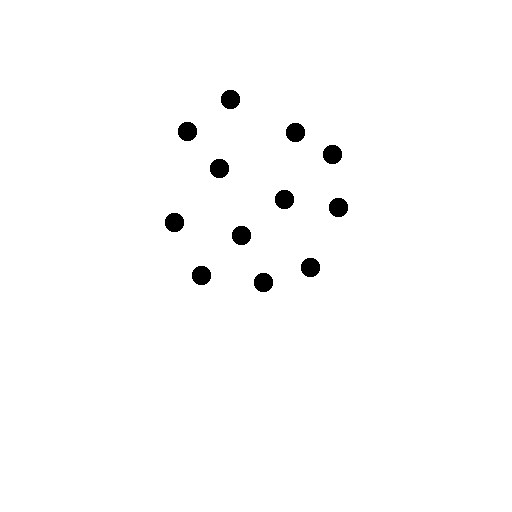
#> input picture 10-15 Single Speckle Test.png, 512 x 512 px
$ python 15-10-16_png_import.py
#> lines starting #> are read from the running program, lines starting #| are printed output that depends on the picture; after the words box and inside, x2 and y2 are one past the last pixel; in counts of white or black regions, pixels touching at a corner belong together
### speckle_fns.py
"""

    Functions for processing speckle images

    Niels Smidth - 10/16/15
"""

# Import Modules
import matplotlib.pyplot as plt
import numpy as np
from scipy.fftpack import fft2,ifft2, fftshift
from astropy.io import fits


# fits_import()
# Queries user for FITS file to import, imports FITS file,
#  optionally prints info/headers, and returns data. Assumes
#  that data is contained in primary HDU
#
# Args:
#  file_path : filepath of FITS file to be opened
#  printInfo : set to TRUE to print FITS file info
#  printHeaders : set to TRUE to print FITS file headers
#
# Returns data block from primary HDU
#
# [19 lines left out: function fits_import, not called in this run]

# preprocess()
# Performs a similar pre-processing on FITS images as PS3
#  Each Image -> FFT (spectrum) -> magnitude^2 (PSD) -> Averaged
#
# Args:
#  fitsData : Array of data to be pre-processed. Assume it is in
#   following form, 100x512x512 for 100 square images
#
# Returns averaged PSD array
def preprocess(fitsData):
    # Checking if FITS data is an array of images
    if (len(fitsData.shape) == 3):
        # Generate empty array the size of an image to be used to accumulate
        #  PSD values before averaging.
        psdSum = np.zeros(fitsData.shape[1:3])

        # Looping through all images in cube
        for index,img in enumerate(fitsData[:]):

            # Print current file being processed
            print("Processing Image #: ",(index+1))

            # FFT function requires little-endian data, so casting it
            imgStar = img.astype(float)

            ## Preprocessing of data
            # Take FFT of images, this gives us complex numbers
            fftStar = fft2(imgStar)

            # Calculate 2D power spectrum
            # This gives us only real values as
            absStar = np.abs( fftStar)
            psdStar = absStar**2

            # Accumulate current PSD value
            psdSum = np.add(psdSum,psdStar)

        # Divide by # of images to calculate average
        psdAvg = np.divide(psdSum,fitsData.shape[0])

        # Normalizing FFT
        # Divide by (#pixels)^2 after calculating PSD rather than
        #  each FFT(image) by #pixels in order to execute quicker
        psdAvg = np.divide(psdAvg, (psdAvg.size)**2)

    #Otherwise if FITS data is only one image
    elif (len(fitsData.shape) == 2):
        # FFT function requires little-endian data, so casting it
        imgStar = fitsData.astype(float)

        ## Preprocessing of data
        # Take FFT of images, this gives us complex numbers
        fftStar = fft2(imgStar)

        # Normalizing FFT
        fftStar = np.divide(fftStar,fftStar.size)

        # Calculate 2D power spectrum
        # This gives us only real values as
        absStar = np.abs( fftStar)
        psdAvg = absStar**2

    return psdAvg

# postprocess()
#
# Brings the averaged PSD image back to an autocorrelation image
#
# Args:
#  psdAvg : PSD to be converted
#
# Returns autocorrelation image
def postprocess( psdAvg ):
    # Because we normalized after FFT by multiplying by 1/N^2, and ifft
    #  function does this as well, we need to multiply by N^2 before ifft
    #  to prevent performing normalization twice
    psdAvg = psdAvg*(psdAvg.size)

    # Do iFFT on PSD's, bringing back to spatial domain
    # This should give us the autocorrelations of original images
    acorrStar = ifft2(psdAvg)

    # Taking iFFT of PSD (all real values) results in complex valued output
    #  Must view the magnitude of the output
    #  Doing FFTshift to move eyes of autocorrelation near center
    acorrStar = np.abs(fftshift(acorrStar))
    # Taking iFFT of PSD (all real values) results in complex valued output
    #  Must view the magnitude of the output

    return acorrStar

# print_star()
#
# Display image of all the important data for a star
#
# Args:
#  imgStar : A spatial domain image of star for reference
#  psdAvg : Averaged PSD of star
#  acorrStar : Autocorrelation of a star
def print_star(imgStar, psdAvg, acorrStar):
    # View images
    plt.figure(figsize=(9,3),dpi=120)
    plt.subplot(1,3,1)
    plt.imshow(imgStar)
    plt.title('Ex Star Image')

    plt.subplot(1,3,2)
    plt.imshow(fftshift( np.log10(1+psdAvg)) )
    plt.title('Avg Star PSD')


    plt.subplot(1,3,3)
    plt.imshow(np.abs(acorrStar))
    plt.title('Autocorrelation')
    plt.colorbar()

    plt.show()

# fits_generate()
#
# Args:
#  filename : Filename for FITS file to be generated, must be of
#              format "xxxx.fits"
#  data : Numpy Array to be used as FITS primary HDU data
# [45 lines left out: functions fits_generate, deconv0, not called in this run]

# deconv1()
#
# Deconvolve a single reference star from binary star.
#  This method adds a small value to single star image to
#  prevent divide by zero problems
#
# Args:
#  psdDoubleStar : numpy array of average PSD of double star
#  psdSingleStar : numpy array of average PSD of single star
#
# Returns deconvolved PSD
def deconv1(psdDoubleStar, psdSingleStar, constant = 0.001):

    # Divide double PSD by modified reference single PSD to deconvolve
    psdDeconv = np.divide(psdDoubleStar, (psdSingleStar+constant))

    return psdDeconv

# circ_filter1()
#
# Create a frequency domain filter image
#  Rotates a 1D filter function around the (0,0) point
#  in order to turn it into a 2D filter
#
# Args:
#  radius : Radius of filter, all zeros outside this radius
#  size : Dim of square filter, set as same as image to be filtered
#  filter_fn : Takes single argument (radius), returns a single
#   number, the freq response at that radius/freq
#
# Returns filter image
# [163 lines left out: functions circ_filter1, filter_interference, filter_lpf, filter_hpf, fits_view, not called in this run]

### 15-10-16_png_import.py
"""
    To test deconvolution, it is easiest to use some image files
    that I know will produce nice deconvolution results.

    Niels Smidth - 10/16/15
"""

# Import Modules
import matplotlib.pyplot as plt
import matplotlib.image as mpimg
import numpy as np
from speckle_fns import preprocess,postprocess,print_star
from speckle_fns import deconv1

# Import images
imgSingleStar = mpimg.imread('10-15 Single Speckle Test.png')
#> imgSingleStar is the input picture: shape (512, 512, 4) float32; mean R, G, B, A 0.987, 0.987, 0.987, 1
imgDoubleStar = mpimg.imread('10-15 Binary Speckle Test.png')
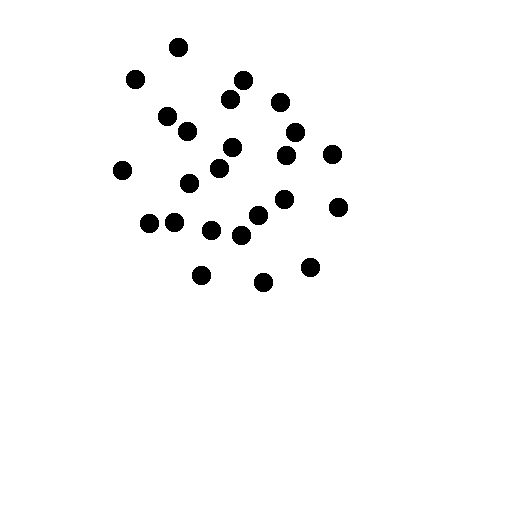
#> input picture 10-15 Binary Speckle Test.png, 512 x 512 px
#> imgDoubleStar is the input picture: shape (512, 512, 4) float32; mean R, G, B, A 0.973, 0.973, 0.973, 1

# Only use one channel of these B/W images
imgSingleStar = imgSingleStar[:,:,1]
#> imgSingleStar: shape (512, 512) float32; values 0 (black) and 1 (white), 98.7% white; 12 black regions, largest, box (x1, y1, x2, y2) and area: (221, 90, 240, 109) 293, (178, 122, 197, 141) 293, (286, 123, 305, 142) 293
imgDoubleStar = imgDoubleStar[:,:,1]
#> imgDoubleStar: shape (512, 512) float32; values 0 (black) and 1 (white), 97.3% white; 24 black regions, largest, box (x1, y1, x2, y2) and area: (169, 38, 188, 57) 293, (126, 70, 145, 89) 293, (234, 71, 253, 90) 293

# Perform preprocessing on both images
psdSingleStar = preprocess( imgSingleStar )
psdDoubleStar = preprocess( imgDoubleStar )

# Perform deconvolution on images
constant = 0.001
psdDeconv1 = deconv1(psdDoubleStar, psdSingleStar, constant)

# Perform postprocessing on images
acorrSingleStar = postprocess( psdSingleStar )
acorrDoubleStar = postprocess( psdDoubleStar )
acorrDeconv1 = postprocess( psdDeconv1 )
#> in postprocess (call 3), `acorrStar = np.abs(fftshift(acorrStar))`:
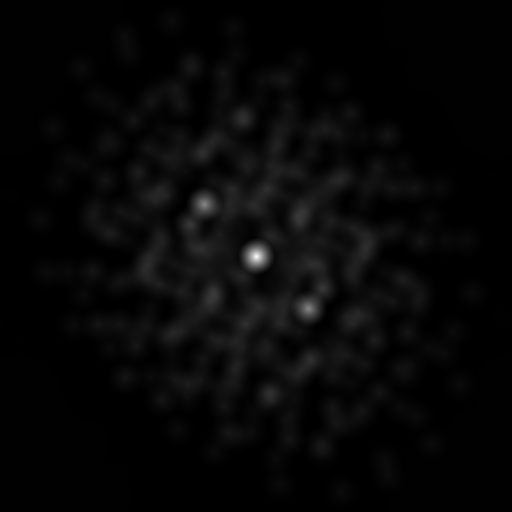
#> acorrStar: shape (512, 512) float64; min 0.22, max 26.64, mean 1; drawn with min black and max white

# View images
printImg = input("Print star images (y/n)?   ")
#> the answer given: y
if (printImg.lower() == "y"):
    print_star(imgSingleStar, psdSingleStar, acorrSingleStar)
#> in print_star, `plt.show()`:
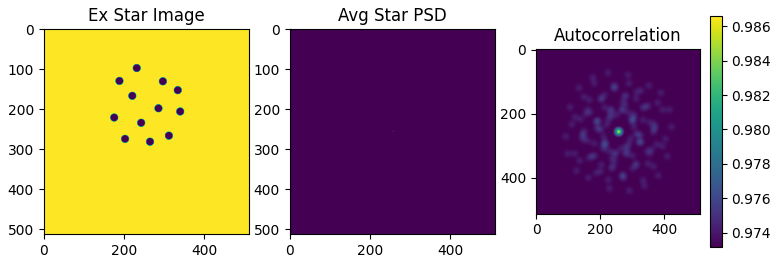
#> figure drawn by matplotlib, 4 panels
    print_star(imgDoubleStar, psdDoubleStar, acorrDoubleStar)
#> in print_star (call 2), `plt.show()`:
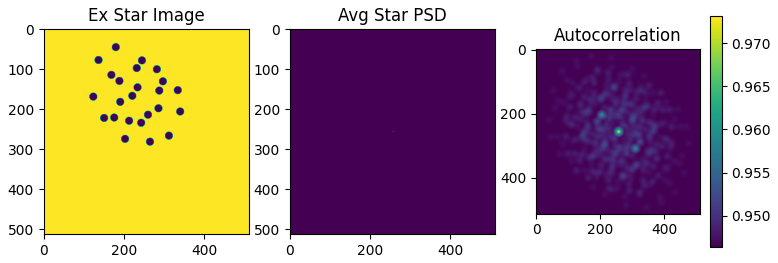
#> figure drawn by matplotlib, 4 panels
    print_star(imgDoubleStar, psdDeconv1, acorrDeconv1)
#> in print_star (call 3), `plt.show()`:
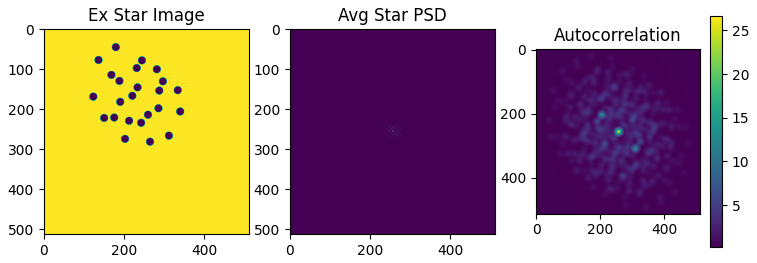
#> figure drawn by matplotlib, 4 panels

# Debug End of Code
print("Done Running")
